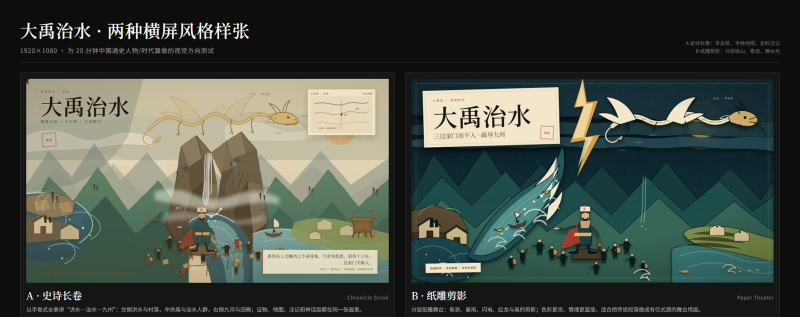
#> input picture style-tests/dayu/compare-view.jpg, 1600 x 634 px (shown at 1/2 size)
$ python make_covers.py --src ../style-tests/dayu/compare-view.jpg --out out.png --main ../style-tests/dayu/compare.png
#> lines starting #> are read from the running program, lines starting #| are printed output that depends on the picture
#!/usr/bin/env python3
"""成片封面生成：把 16:9 战场静帧裁成 4:3 / 3:4，压顶部暗渐变，叠两行毛笔标题。

用法（尺寸与文案按发布平台定，标题只放两行）：
  python tools/make_covers.py --src output/<slug>/stills-cover/t188.png \
    --out output/<slug>/封面-4比3.jpg --size 2048x1536 \
    --main 火烧赤壁真相 --sub 曹操八十万是假的 --focus 0.53

  python tools/make_covers.py --src output/<slug>/stills-cover/t166.png \
    --out output/<slug>/封面-3比4.jpg --size 1536x2048 \
    --main 火烧赤壁真相 --sub 曹操八十万是假的 --focus 0.586

规则：主标题 6 字金色行楷，副标题 8 字白色粗黑，两行封顶；文字只用系统字体
（STXINGKA 行楷 + 微软雅黑粗体），不依赖联网生图。--src-out 可另存一张无字裁切底图。
"""
import argparse
import os
from PIL import Image, ImageDraw, ImageEnhance, ImageFilter, ImageFont

MAIN_FONT = r'C:\Windows\Fonts\STXINGKA.TTF'
SUB_FONT = r'C:\Windows\Fonts\msyhbd.ttc'


def parse_size(text):
    w, h = text.lower().split('x')
    return int(w), int(h)


def crop_to(src, w, h, fx, fy):
    sw, sh = src.size
    target = w / h
    if sw / sh > target:                       # 太宽，裁左右
        cw, ch = round(sh * target), sh
    else:                                      # 太高，裁上下
        cw, ch = sw, round(sw / target)
    x0 = round((sw - cw) * fx)
    y0 = round((sh - ch) * fy)
    return src.crop((x0, y0, x0 + cw, y0 + ch)).resize((w, h), Image.LANCZOS)


def fit_font(path, index, text, target_w, lo=10, hi=1200):
    while lo < hi:
        mid = (lo + hi + 1) // 2
        font = ImageFont.truetype(path, mid, index=index)
        if font.getlength(text) <= target_w:
            lo = mid
        else:
            hi = mid - 1
    return ImageFont.truetype(path, lo, index=index)


def vertical_gradient(size, stops):
    """在 (w,h) 上生成竖直渐变；stops = [(pos, (r,g,b)), ...]，pos 0..1。"""
    w, h = size
    grad = Image.new('RGB', (1, h))
    px = grad.load()
    for y in range(h):
        p = y / max(1, h - 1)
        for i in range(len(stops) - 1):
            p0, c0 = stops[i]
            p1, c1 = stops[i + 1]
            if p0 <= p <= p1:
                k = (p - p0) / max(1e-6, p1 - p0)
                px[0, y] = tuple(round(a + (b - a) * k) for a, b in zip(c0, c1))
                break
        else:
            px[0, y] = stops[-1][1]
    return grad.resize(size, Image.BILINEAR)


def top_scrim(size, strength, reach):
    """顶部暗渐变（遮罩用 L 图）：顶部不透明度 strength，到 reach 高度降为 0。"""
    w, h = size
    scrim = Image.new('L', (1, h))
    px = scrim.load()
    end = max(1, round(h * reach))
    for y in range(h):
        if y >= end:
            px[0, y] = 0
        else:
            k = 1 - y / end
            px[0, y] = round(255 * strength * (k * k * (3 - 2 * k)))   # smoothstep
    return scrim.resize((w, h), Image.BILINEAR)


def draw_title(canvas, text, font, center, kind):
    """在 canvas 上画一行带黑描边/投影的标题；kind = gold | white。"""
    w, h = canvas.size
    cx, cy = center
    sw = max(2, round(font.size * (0.045 if kind == 'gold' else 0.038)))
    length = font.getlength(text)
    left = cx - length / 2
    asc, desc = font.getmetrics()
    top = cy - (asc + desc) / 2
    bbox = (round(left - sw), round(top - sw), round(left + length + sw), round(top + asc + desc + sw))

    # 投影：单独一层，模糊后偏移压到字下方
    shadow = Image.new('RGBA', (w, h), (0, 0, 0, 0))
    ImageDraw.Draw(shadow).text((left, top), text, font=font, fill=(0, 0, 0, 205),
                                stroke_width=sw, stroke_fill=(0, 0, 0, 205))
    shadow = shadow.filter(ImageFilter.GaussianBlur(max(2, round(font.size * 0.055))))
    canvas.alpha_composite(shadow, (0, round(font.size * 0.035)))

    # 黑色描边层
    outline = Image.new('RGBA', (w, h), (0, 0, 0, 0))
    ImageDraw.Draw(outline).text((left, top), text, font=font, fill=(0, 0, 0, 255),
                                 stroke_width=sw, stroke_fill=(0, 0, 0, 255))
    canvas.alpha_composite(outline)

    # 字形遮罩（不含描边），用来填金色渐变或白色
    mask = Image.new('L', (w, h), 0)
    ImageDraw.Draw(mask).text((left, top), text, font=font, fill=255)
    bw, bh = bbox[2] - bbox[0], bbox[3] - bbox[1]

    if kind == 'gold':
        grad = vertical_gradient((bw, bh), [
            (0.00, (255, 246, 205)),
            (0.22, (255, 219, 120)),
            (0.52, (232, 166, 55)),
            (0.78, (190, 118, 30)),
            (1.00, (150, 85, 20)),
        ]).convert('RGBA')
        fill = Image.new('RGBA', (w, h), (0, 0, 0, 0))
        fill.paste(grad, (bbox[0], bbox[1]))
        fill.putalpha(mask)
        canvas.alpha_composite(fill)
        # 高光：上半部再叠一层淡白，模拟笔锋反光
        hi = Image.new('L', (w, h), 0)
        ImageDraw.Draw(hi).text((left, top - font.size * 0.015), text, font=font, fill=70)
        glow = Image.new('RGBA', (w, h), (255, 250, 225, 0))
        glow.putalpha(hi)
        canvas.alpha_composite(glow)
    else:
        fill = Image.new('RGBA', (w, h), (255, 255, 255, 255))
        fill.putalpha(mask)
        canvas.alpha_composite(fill)


def main():
    ap = argparse.ArgumentParser()
    ap.add_argument('--src', required=True)
    ap.add_argument('--out', required=True)
    ap.add_argument('--size', default='2048x1536')
    ap.add_argument('--main', required=True)
    ap.add_argument('--sub', default='')
    ap.add_argument('--focus', type=float, default=0.5, help='横向裁切重心 0..1')
    ap.add_argument('--focus-y', type=float, default=0.5)
    ap.add_argument('--main-cy', type=float, default=0.185, help='主标题中心 y（占画面高比例）')
    ap.add_argument('--scrim', type=float, default=0.62)
    ap.add_argument('--scrim-reach', type=float, default=0.52)
    ap.add_argument('--enhance', type=float, default=1.0, help='饱和度增益，1=不变')
    ap.add_argument('--src-out', default='', help='另存无字裁切底图的路径（PNG）')
    args = ap.parse_args()

    w, h = parse_size(args.size)
    img = crop_to(Image.open(args.src).convert('RGB'), w, h, args.focus, args.focus_y)
#> in crop_to, `sw, sh = src.size`: sw = 1600; sh = 634
#> in crop_to, `cw, ch = round(sh * target), sh`: cw = 845; ch = 634
#> in crop_to, `x0 = round((sw - cw) * fx)`: x0 = 378
#> in crop_to, `y0 = round((sh - ch) * fy)`: y0 = 0
#> in crop_to, `return src.crop((x0, y0, x0 + cw, y0 + ch)).resize((w, h), Image.LANCZ..`:
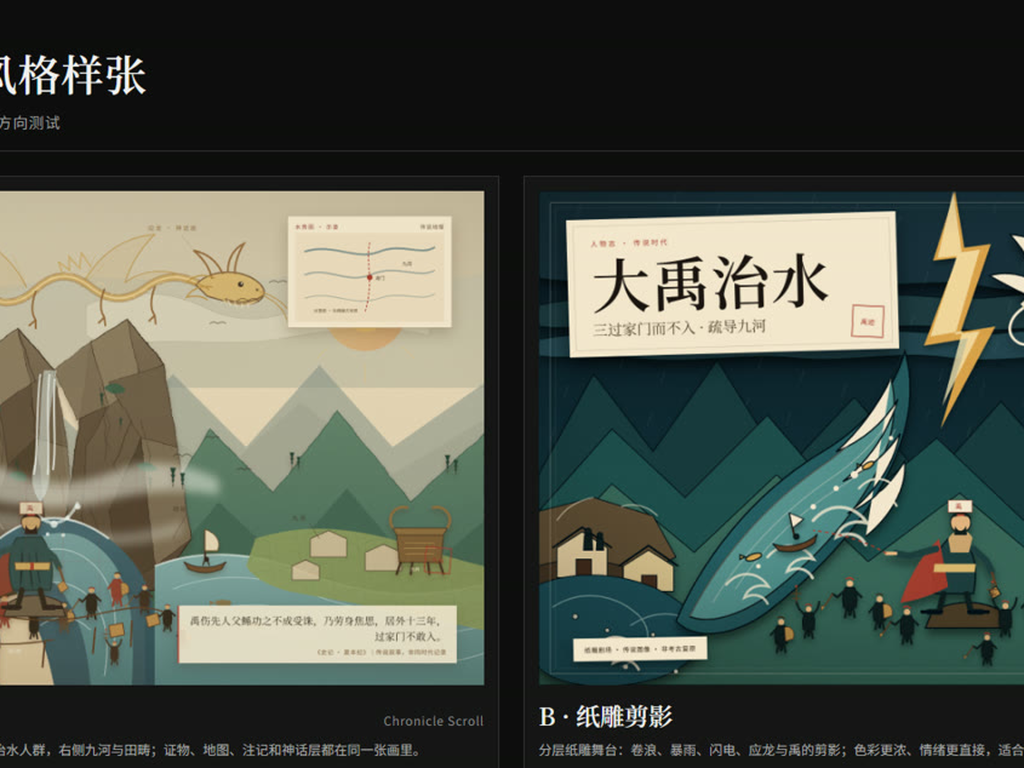
#> returned value: PIL image 2048x1536 RGB (shown at 1/2 size); mean R, G, B 81.2, 87.4, 76.4
    if abs(args.enhance - 1.0) > 1e-3:
        img = ImageEnhance.Color(img).enhance(args.enhance)
        img = ImageEnhance.Contrast(img).enhance(1.05)
    if args.src_out:
        os.makedirs(os.path.dirname(os.path.abspath(args.src_out)), exist_ok=True)
        img.save(args.src_out)

    ss = 2                                        # 文字层 2 倍超采样
    W, H = w * ss, h * ss
    canvas = img.resize((W, H), Image.LANCZOS).convert('RGBA')

    scrim = top_scrim((W, H), args.scrim, args.scrim_reach)
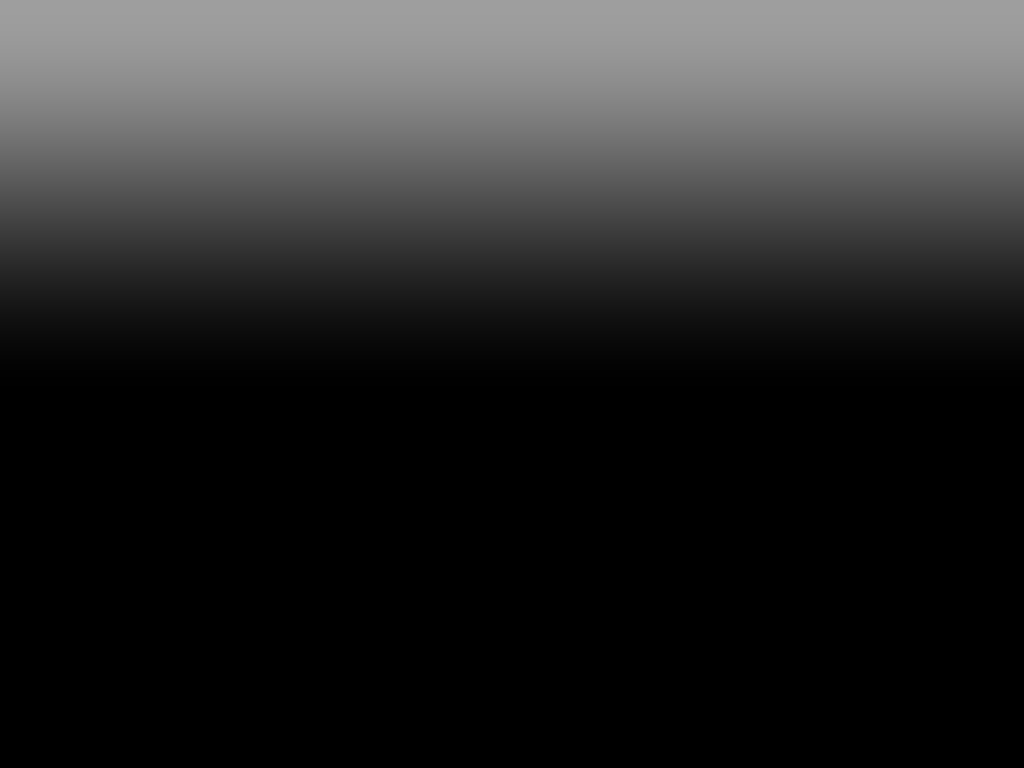
#> scrim: PIL image 4096x3072 L (shown at 1/4 size); min 0, max 158, mean 41.1
    shade = Image.new('RGBA', (W, H), (12, 8, 5, 255))
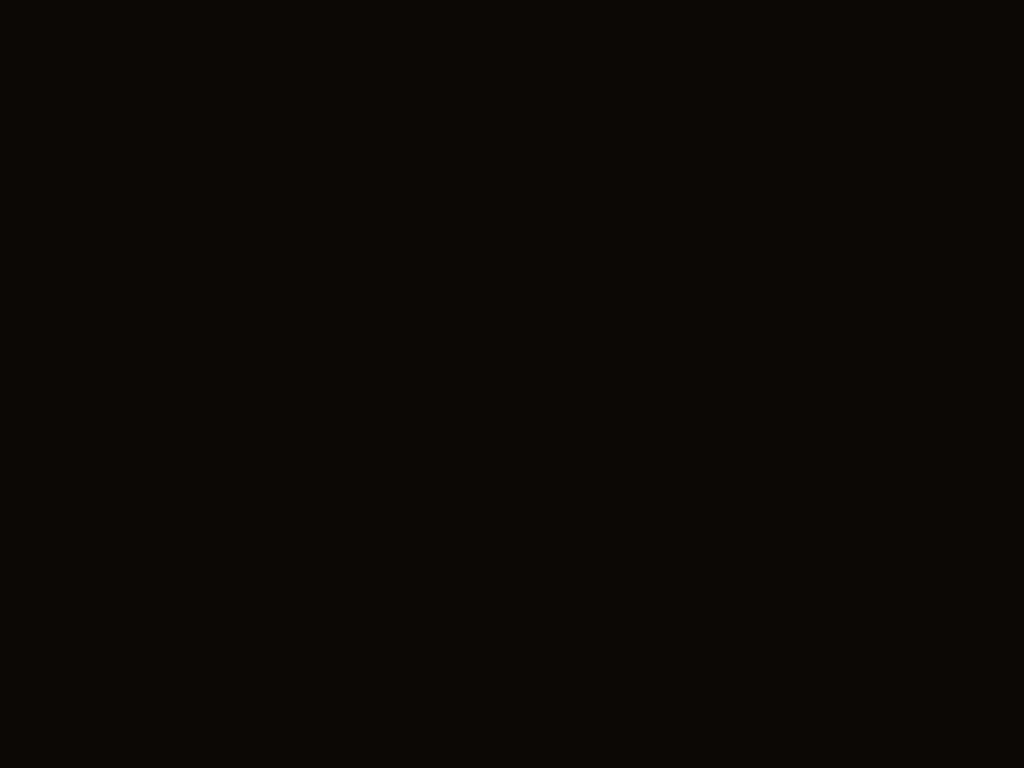
#> shade: PIL image 4096x3072 RGBA (shown at 1/4 size); mean R, G, B, A 12, 8, 5, 255
    shade.putalpha(scrim)
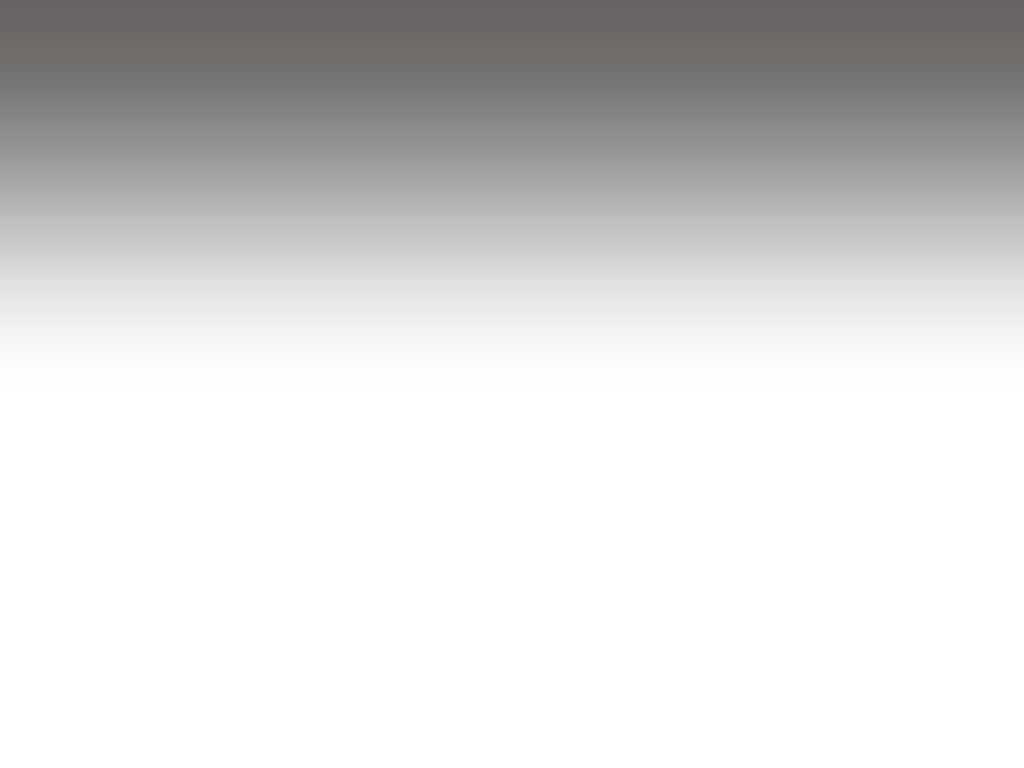
#> shade: PIL image 4096x3072 RGBA (shown at 1/4 size); mean R, G, B, A 12, 8, 5, 41.1; transparent parts drawn white
    canvas.alpha_composite(shade)
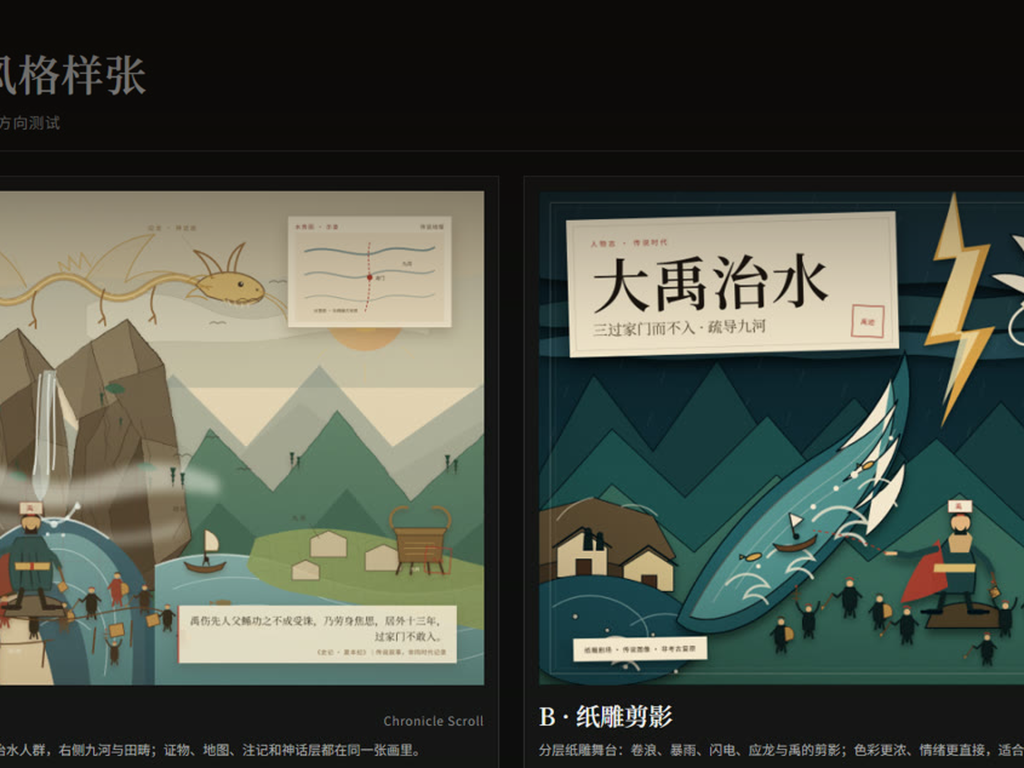
#> canvas: PIL image 4096x3072 RGBA (shown at 1/4 size); mean R, G, B, A 75.7, 81.3, 70.6, 255

    main_font = fit_font(MAIN_FONT, 0, args.main, W * 0.86)
    main_cy = H * args.main_cy
    draw_title(canvas, args.main, main_font, (W / 2, main_cy), 'gold')
#> in draw_title, `shadow = Image.new('RGBA', (w, h), (0, 0, 0, 0))`: shadow: PIL image 4096x3072 RGBA; every value is 0
#> in draw_title, `mask = Image.new('L', (w, h), 0)`: mask: PIL image 4096x3072 L; every value is 0
#> in draw_title, `grad = vertical_gradient((bw, bh), [ (0.00, (255, 246, 205)), (0.22, (..`:
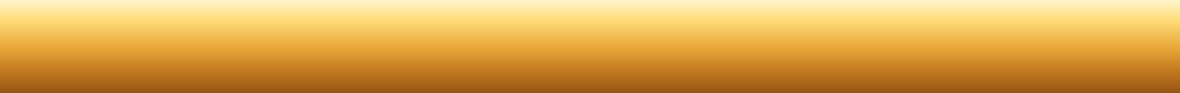
#> grad: PIL image 3540x279 RGBA (shown at 1/3 size); mean R, G, B, A 221.3, 168.1, 78.7, 255
#> in draw_title, `fill.putalpha(mask)`:
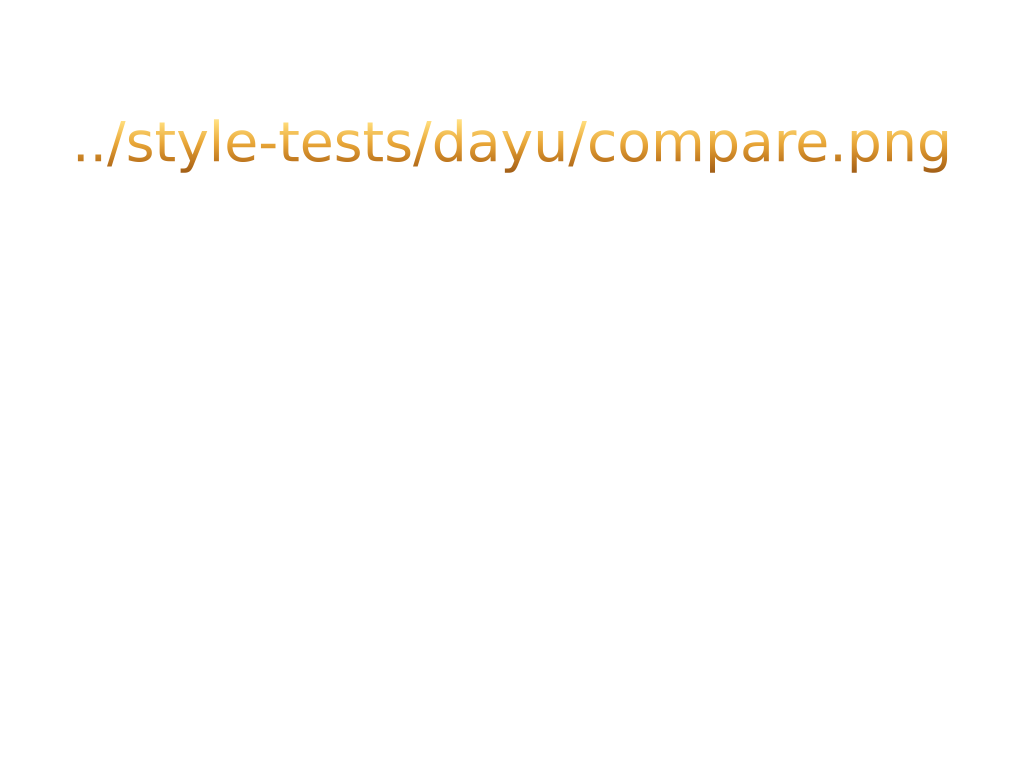
#> fill: PIL image 4096x3072 RGBA (shown at 1/4 size); mean R, G, B, A 17.4, 13.2, 6.2, 3.2; transparent parts drawn white

    if args.sub:
        sub_font = fit_font(SUB_FONT, 0, args.sub, W * 0.66)
        sub_cy = main_cy + main_font.size * 0.52 + sub_font.size * 0.58 + H * 0.012
        draw_title(canvas, args.sub, sub_font, (W / 2, sub_cy), 'white')

    canvas = canvas.resize((w, h), Image.LANCZOS).convert('RGB')
#> canvas: PIL image 2048x1536 RGB
    os.makedirs(os.path.dirname(os.path.abspath(args.out)), exist_ok=True)
    canvas.save(args.out, quality=92, subsampling=1, optimize=True)
    print(f'{args.out}  {w}x{h}  main={main_font.size / ss:.1f}px sub={sub_font.size / ss if args.sub else 0:.1f}px')


if __name__ == '__main__':
    main()
